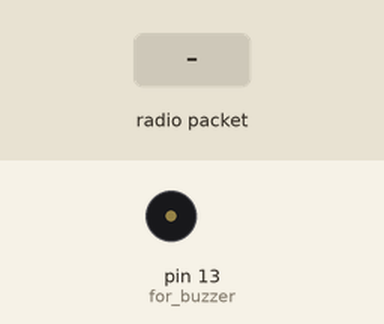
The sketch below on a simulated Arduino Uno, built with avr-gcc and run on an emulated ATmega328P. On the bench: buzzer (waves = sounding, pin HIGH). The test bench sets the inputs (shaded band). No radio packets arrive unless stated; what the sketch prints to the serial monitor is not drawn.

Above: at 1.2 s.
1.3 s: radio packet "1" arrives
Timing chart, 0 to 4.3 s (numbered marks = the images above; inputs shaded):
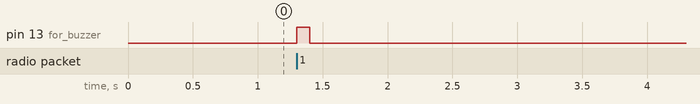

The sketch:

nrf_re.ino
```cpp
/**
 * @author Yasara JLP
 * NRF Receiver
 */

#include <SPI.h>
#include <nRF24L01.h>
#include <RF24.h>

RF24 radio(7, 8); // CE, CSN

const byte address[6] = "00001";

void setup() {
  pinMode(13,OUTPUT);//for buzzer
  Serial.begin(19200);
  radio.begin();
  radio.openReadingPipe(0, address);
  radio.setPALevel(RF24_PA_MIN);
  radio.startListening();
}

void loop() {
  if (radio.available()) {
    char text[32] = "";
    radio.read(&text, sizeof(text));
    Serial.println(text);
    digitalWrite(13,HIGH);delay(100);digitalWrite(13,LOW);
  }
}
```

Measured:
- after the input at 1.3 s, pin 13 (for_buzzer): LOW → HIGH at once, → LOW 0.10 s later
